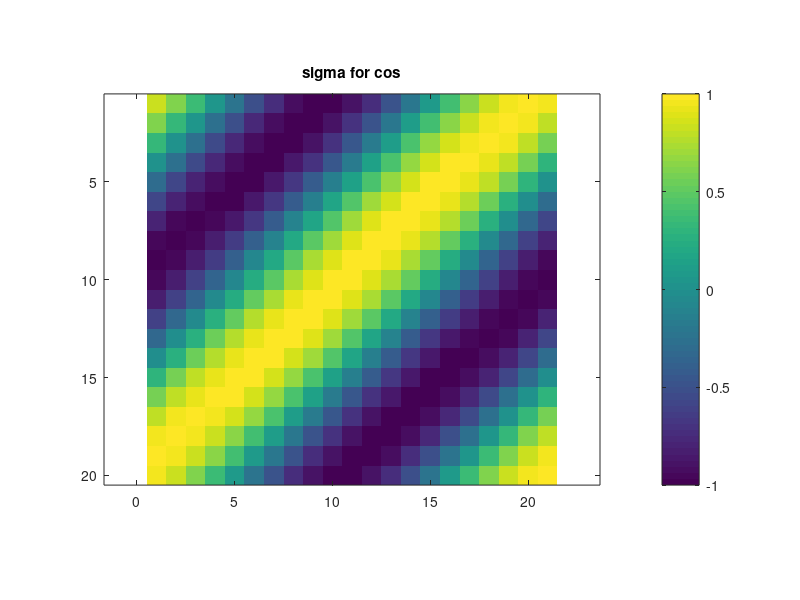
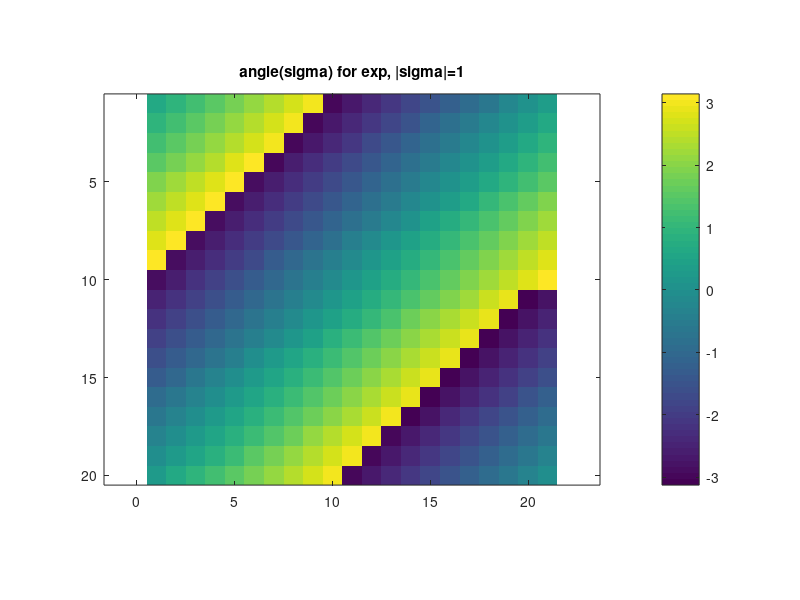
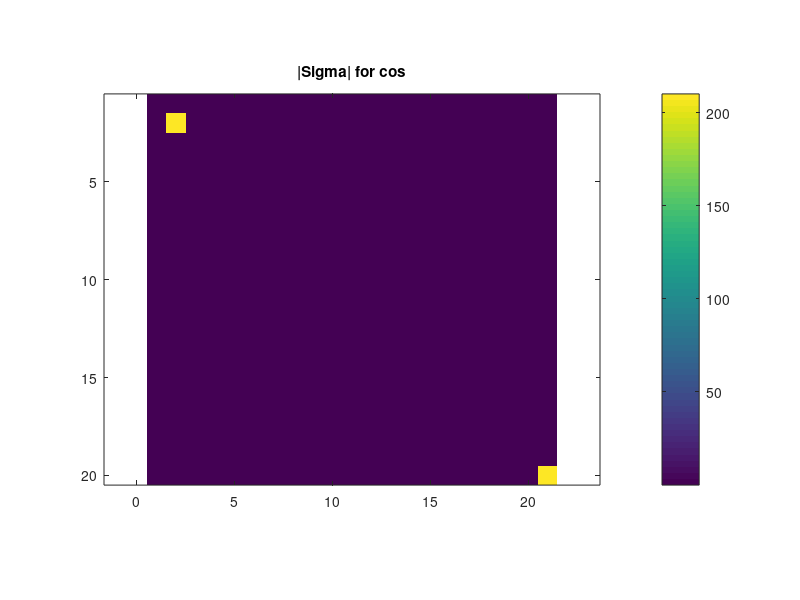
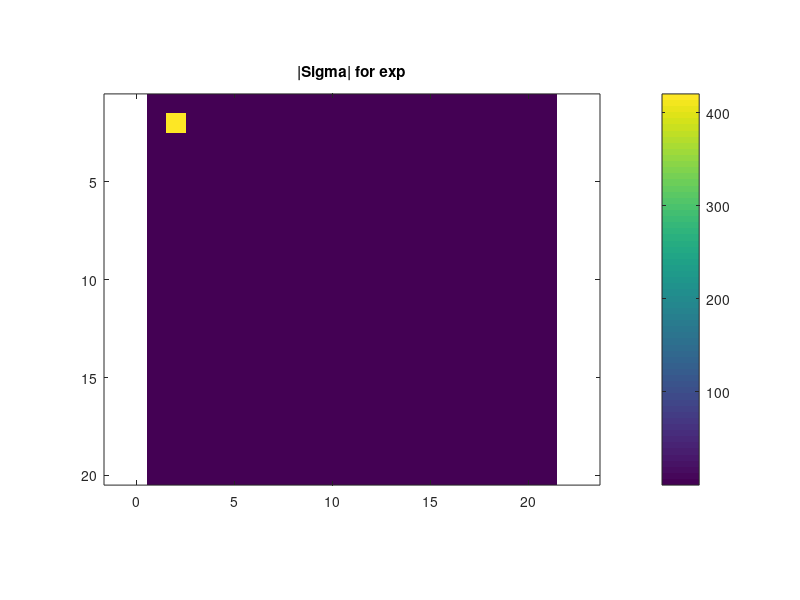

Recreate these plots in MATLAB, in order.
%http://www.mathworks.com/matlabcentral/newsreader/view_thread/285244

%http://www.mathworks.com/matlabcentral/fileexchange/25473-why-use-fftshift-fft-fftshift-x----in-matlab-instead-of-fft-x--
%fftshift(fft(ifftshift(sig))) or fftshift(ifft(ifftshift(spectrum))).

N1=20;
N2=21;
delta1=2.74;
delta2=3.24;
vecx1=delta1.*[1:N1];
vecx2=delta2.*[1:N2];
[x1,x2]=ndgrid(vecx1,vecx2);

vkappa=[1/(N1*delta1) 1/(N2*delta2)];

sigma_cos=cos(2*pi*(vkappa(1).*x1+vkappa(2).*x2));
sigma_exp=exp(sqrt(-1)*2*pi*(vkappa(1).*x1+vkappa(2).*x2));

figure;
imagesc(sigma_cos);
axis equal
title('sigma for cos');
colorbar

%abs(sigma_exp)=1 so plot phase
figure;
imagesc(angle(sigma_exp));
axis equal
title('angle(sigma) for exp, |sigma|=1');
colorbar

Sigma_cos=fft2(sigma_cos);

figure;
imagesc(abs(Sigma_cos));
axis equal
title('|Sigma| for cos');
colorbar

absSigma_cos=abs(Sigma_cos);
maxabsSigma_cos=max(absSigma_cos(:));
[ii,jj]=find(absSigma_cos==maxabsSigma_cos)

Sigma_exp=fft2(sigma_exp);

figure;
imagesc(abs(Sigma_exp));
axis equal
title('|Sigma| for exp');
colorbar

absSigma_exp=abs(Sigma_exp);
maxabsSigma_exp=max(absSigma_exp(:));
[ii,jj]=find(absSigma_exp==maxabsSigma_exp)
